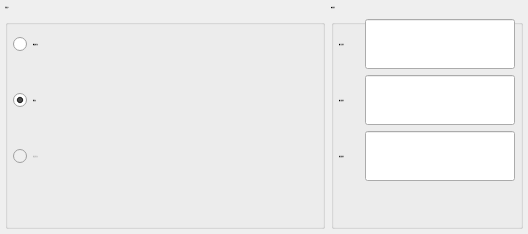
        <widget class="QWidget" name="tabModify">
         <attribute name="icon">
          <iconset resource="xPad.qrc">
           <normaloff>:/img/widget/TabHeader.png</normaloff>:/img/widget/TabHeader.png</iconset>
         </attribute>
         <attribute name="title">
          <string>密码修改</string>
         </attribute>
         <layout class="QGridLayout" name="gridLayout_5">
          <property name="margin">
           <number>5</number>
          </property>
          <item row="0" column="0">
           <widget class="QGroupBox" name="groupBoxUserM">
            <property name="minimumSize">
             <size>
              <width>320</width>
              <height>0</height>
             </size>
            </property>
            <property name="maximumSize">
             <size>
              <width>320</width>
              <height>16777215</height>
             </size>
            </property>
            <property name="font">
             <font>
              <family>微软雅黑</family>
              <pointsize>-1</pointsize>
              <weight>50</weight>
              <italic>false</italic>
              <bold>false</bold>
             </font>
            </property>
            <property name="title">
             <string>选择用户</string>
            </property>
            <layout class="QGridLayout" name="gridLayout_4">
             <property name="margin">
              <number>5</number>
             </property>
             <item row="0" column="0">
              <widget class="xRadioButton" name="radioButtonAdvOperatorM">
               <property name="sizePolicy">
                <sizepolicy hsizetype="Expanding" vsizetype="Fixed">
                 <horstretch>0</horstretch>
                 <verstretch>0</verstretch>
                </sizepolicy>
               </property>
               <property name="minimumSize">
                <size>
                 <width>250</width>
                 <height>50</height>
                </size>
               </property>
               <property name="maximumSize">
                <size>
                 <width>16777215</width>
                 <height>50</height>
                </size>
               </property>
               <property name="font">
                <font>
                 <family>微软雅黑</family>
                 <pointsize>-1</pointsize>
                 <weight>50</weight>
                 <italic>false</italic>
                 <bold>false</bold>
                </font>
               </property>
               <property name="focusPolicy">
                <enum>Qt::NoFocus</enum>
               </property>
               <property name="styleSheet">
                <string notr="true"/>
               </property>
               <property name="text">
                <string>高级操作员</string>
               </property>
               <property name="iconSize">
                <size>
                 <width>32</width>
                 <height>32</height>
                </size>
               </property>
               <property name="checked">
                <bool>false</bool>
               </property>
              </widget>
             </item>
             <item row="1" column="0">
              <widget class="xRadioButton" name="radioButtonManagerM">
               <property name="sizePolicy">
                <sizepolicy hsizetype="Expanding" vsizetype="Fixed">
                 <horstretch>0</horstretch>
                 <verstretch>0</verstretch>
                </sizepolicy>
               </property>
               <property name="minimumSize">
                <size>
                 <width>250</width>
                 <height>50</height>
                </size>
               </property>
               <property name="maximumSize">
                <size>
                 <width>16777215</width>
                 <height>50</height>
                </size>
               </property>
               <property name="font">
                <font>
                 <family>微软雅黑</family>
                 <pointsize>-1</pointsize>
                 <weight>50</weight>
                 <italic>false</italic>
                 <bold>false</bold>
                </font>
               </property>
               <property name="focusPolicy">
                <enum>Qt::NoFocus</enum>
               </property>
               <property name="styleSheet">
                <string notr="true"/>
               </property>
               <property name="text">
                <string>管理员</string>
               </property>
               <property name="iconSize">
                <size>
                 <width>32</width>
                 <height>32</height>
                </size>
               </property>
               <property name="checked">
                <bool>true</bool>
               </property>
              </widget>
             </item>
             <item row="2" column="0">
              <widget class="xRadioButton" name="radioButtonAdvManagerM">
               <property name="enabled">
                <bool>false</bool>
               </property>
               <property name="sizePolicy">
                <sizepolicy hsizetype="Expanding" vsizetype="Fixed">
                 <horstretch>0</horstretch>
                 <verstretch>0</verstretch>
                </sizepolicy>
               </property>
               <property name="minimumSize">
                <size>
                 <width>250</width>
                 <height>50</height>
                </size>
               </property>
               <property name="maximumSize">
                <size>
                 <width>16777215</width>
                 <height>50</height>
                </size>
               </property>
               <property name="font">
                <font>
                 <family>微软雅黑</family>
                 <pointsize>-1</pointsize>
                 <weight>50</weight>
                 <italic>false</italic>
                 <bold>false</bold>
                </font>
               </property>
               <property name="focusPolicy">
                <enum>Qt::NoFocus</enum>
               </property>
               <property name="styleSheet">
                <string notr="true"/>
               </property>
               <property name="text">
                <string>高级管理员</string>
               </property>
               <property name="iconSize">
                <size>
                 <width>32</width>
                 <height>32</height>
                </size>
               </property>
              </widget>
             </item>
             <item row="3" column="0">
              <spacer name="verticalSpacer_2">
               <property name="orientation">
                <enum>Qt::Vertical</enum>
               </property>
               <property name="sizeHint" stdset="0">
                <size>
                 <width>20</width>
                 <height>40</height>
                </size>
               </property>
              </spacer>
             </item>
            </layout>
           </widget>
          </item>
          <item row="0" column="1">
           <widget class="QGroupBox" name="groupBoxPasswordM">
            <property name="maximumSize">
             <size>
              <width>16777215</width>
              <height>16777215</height>
             </size>
            </property>
            <property name="font">
             <font>
              <family>微软雅黑</family>
              <pointsize>-1</pointsize>
              <weight>50</weight>
              <italic>false</italic>
              <bold>false</bold>
             </font>
            </property>
            <property name="title">
             <string>修改密码</string>
            </property>
            <layout class="QGridLayout" name="gridLayout">
             <property name="margin">
              <number>5</number>
             </property>
             <item row="0" column="1">
              <widget class="xLineEdit" name="lineEditOldPwd">
               <property name="sizePolicy">
                <sizepolicy hsizetype="Preferred" vsizetype="Fixed">
                 <horstretch>0</horstretch>
                 <verstretch>0</verstretch>
                </sizepolicy>
               </property>
               <property name="minimumSize">
                <size>
                 <width>150</width>
                 <height>50</height>
                </size>
               </property>
               <property name="maximumSize">
                <size>
                 <width>150</width>
                 <height>50</height>
                </size>
               </property>
               <property name="font">
                <font>
                 <family>微软雅黑</family>
                 <pointsize>-1</pointsize>
                 <weight>50</weight>
                 <italic>false</italic>
                 <bold>false</bold>
                </font>
               </property>
               <property name="inputMask">
                <string notr="true"/>
               </property>
               <property name="text">
                <string notr="true"/>
               </property>
               <property name="maxLength">
                <number>8</number>
               </property>
               <property name="echoMode">
                <enum>QLineEdit::Password</enum>
               </property>
               <property name="readOnly">
                <bool>true</bool>
               </property>
               <property name="placeholderText">
                <string notr="true"/>
               </property>
              </widget>
             </item>
             <item row="1" column="0">
              <widget class="QLabel" name="labelNewPwd">
               <property name="sizePolicy">
                <sizepolicy hsizetype="Expanding" vsizetype="Fixed">
                 <horstretch>0</horstretch>
                 <verstretch>0</verstretch>
                </sizepolicy>
               </property>
               <property name="minimumSize">
                <size>
                 <width>0</width>
                 <height>50</height>
                </size>
               </property>
               <property name="maximumSize">
                <size>
                 <width>16777215</width>
                 <height>50</height>
                </size>
               </property>
               <property name="font">
                <font>
                 <family>微软雅黑</family>
                 <pointsize>-1</pointsize>
                 <weight>50</weight>
                 <italic>false</italic>
                 <bold>false</bold>
                </font>
               </property>
               <property name="text">
                <string>输入新密码</string>
               </property>
               <property name="buddy">
                <cstring>lineEditNewPwd</cstring>
               </property>
              </widget>
             </item>
             <item row="2" column="0">
              <widget class="QLabel" name="labelComfirmPwd">
               <property name="sizePolicy">
                <sizepolicy hsizetype="Expanding" vsizetype="Fixed">
                 <horstretch>0</horstretch>
                 <verstretch>0</verstretch>
                </sizepolicy>
               </property>
               <property name="minimumSize">
                <size>
                 <width>0</width>
                 <height>50</height>
                </size>
               </property>
               <property name="maximumSize">
                <size>
                 <width>16777215</width>
                 <height>50</height>
                </size>
               </property>
               <property name="font">
                <font>
                 <family>微软雅黑</family>
                 <pointsize>-1</pointsize>
                 <weight>50</weight>
                 <italic>false</italic>
                 <bold>false</bold>
                </font>
               </property>
               <property name="text">
                <string>确认新密码</string>
               </property>
               <property name="buddy">
                <cstring>lineEditComfirmPwd</cstring>
               </property>
              </widget>
             </item>
             <item row="2" column="1">
              <widget class="xLineEdit" name="lineEditComfirmPwd">
               <property name="sizePolicy">
                <sizepolicy hsizetype="Preferred" vsizetype="Fixed">
                 <horstretch>0</horstretch>
                 <verstretch>0</verstretch>
                </sizepolicy>
               </property>
               <property name="minimumSize">
                <size>
                 <width>150</width>
                 <height>50</height>
                </size>
               </property>
               <property name="maximumSize">
                <size>
                 <width>150</width>
                 <height>50</height>
                </size>
               </property>
               <property name="font">
                <font>
                 <family>微软雅黑</family>
                 <pointsize>-1</pointsize>
                 <weight>50</weight>
                 <italic>false</italic>
                 <bold>false</bold>
                </font>
               </property>
               <property name="inputMask">
                <string notr="true"/>
               </property>
               <property name="text">
                <string notr="true"/>
               </property>
               <property name="maxLength">
                <number>8</number>
               </property>
               <property name="echoMode">
                <enum>QLineEdit::Password</enum>
               </property>
               <property name="readOnly">
                <bool>true</bool>
               </property>
               <property name="placeholderText">
                <string notr="true"/>
               </property>
              </widget>
             </item>
             <item row="1" column="1">
              <widget class="xLineEdit" name="lineEditNewPwd">
               <property name="sizePolicy">
                <sizepolicy hsizetype="Preferred" vsizetype="Fixed">
                 <horstretch>0</horstretch>
                 <verstretch>0</verstretch>
                </sizepolicy>
               </property>
               <property name="minimumSize">
                <size>
                 <width>150</width>
                 <height>50</height>
                </size>
               </property>
               <property name="maximumSize">
                <size>
                 <width>150</width>
                 <height>50</height>
                </size>
               </property>
               <property name="font">
                <font>
                 <family>微软雅黑</family>
                 <pointsize>-1</pointsize>
                 <weight>50</weight>
                 <italic>false</italic>
                 <bold>false</bold>
                </font>
               </property>
               <property name="inputMask">
                <string notr="true"/>
               </property>
               <property name="text">
                <string notr="true"/>
               </property>
               <property name="maxLength">
                <number>8</number>
               </property>
               <property name="echoMode">
                <enum>QLineEdit::Password</enum>
               </property>
               <property name="readOnly">
                <bool>true</bool>
               </property>
               <property name="placeholderText">
                <string notr="true"/>
               </property>
              </widget>
             </item>
             <item row="0" column="0">
              <widget class="QLabel" name="labelOldPwd">
               <property name="sizePolicy">
                <sizepolicy hsizetype="Expanding" vsizetype="Fixed">
                 <horstretch>0</horstretch>
                 <verstretch>0</verstretch>
                </sizepolicy>
               </property>
               <property name="minimumSize">
                <size>
                 <width>0</width>
                 <height>50</height>
                </size>
               </property>
               <property name="maximumSize">
                <size>
                 <width>16777215</width>
                 <height>50</height>
                </size>
               </property>
               <property name="font">
                <font>
                 <family>微软雅黑</family>
                 <pointsize>-1</pointsize>
                 <weight>50</weight>
                 <italic>false</italic>
                 <bold>false</bold>
                </font>
               </property>
               <property name="text">
                <string>输入旧密码</string>
               </property>
               <property name="buddy">
                <cstring>lineEditNewPwd</cstring>
               </property>
              </widget>
             </item>
             <item row="3" column="0">
              <spacer name="verticalSpacer_3">
               <property name="orientation">
                <enum>Qt::Vertical</enum>
               </property>
               <property name="sizeHint" stdset="0">
                <size>
                 <width>20</width>
                 <height>40</height>
                </size>
               </property>
              </spacer>
             </item>
            </layout>
           </widget>
          </item>
         </layout>
        </widget>
